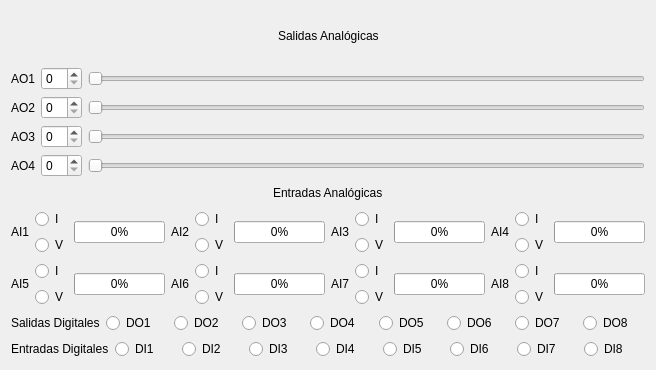
<?xml version="1.0" encoding="UTF-8"?>
<ui version="4.0">
 <class>control</class>
 <widget class="QWidget" name="control">
  <property name="geometry">
   <rect>
    <x>0</x>
    <y>0</y>
    <width>628</width>
    <height>370</height>
   </rect>
  </property>
  <property name="windowTitle">
   <string>Form</string>
  </property>
  <layout class="QGridLayout" name="gridLayout_3">
   <item row="0" column="0">
    <layout class="QHBoxLayout" name="horizontalLayout">
     <item>
      <spacer name="horizontalSpacer_2">
       <property name="orientation">
        <enum>Qt::Horizontal</enum>
       </property>
       <property name="sizeHint" stdset="0">
        <size>
         <width>40</width>
         <height>20</height>
        </size>
       </property>
      </spacer>
     </item>
     <item>
      <widget class="QLabel" name="label_6">
       <property name="text">
        <string>Salidas Analógicas</string>
       </property>
       <property name="textFormat">
        <enum>Qt::AutoText</enum>
       </property>
      </widget>
     </item>
     <item>
      <spacer name="horizontalSpacer">
       <property name="orientation">
        <enum>Qt::Horizontal</enum>
       </property>
       <property name="sizeHint" stdset="0">
        <size>
         <width>40</width>
         <height>20</height>
        </size>
       </property>
      </spacer>
     </item>
    </layout>
   </item>
   <item row="1" column="0">
    <layout class="QGridLayout" name="gridLayout">
     <item row="0" column="0">
      <widget class="QLabel" name="label_2">
       <property name="text">
        <string>AO1</string>
       </property>
      </widget>
     </item>
     <item row="1" column="0">
      <widget class="QLabel" name="label_3">
       <property name="text">
        <string>AO2</string>
       </property>
      </widget>
     </item>
     <item row="3" column="0">
      <widget class="QLabel" name="label_5">
       <property name="text">
        <string>AO4</string>
       </property>
      </widget>
     </item>
     <item row="3" column="2">
      <widget class="QSlider" name="analog_out_slider_4">
       <property name="maximum">
        <number>100</number>
       </property>
       <property name="orientation">
        <enum>Qt::Horizontal</enum>
       </property>
      </widget>
     </item>
     <item row="2" column="0">
      <widget class="QLabel" name="label_4">
       <property name="text">
        <string>AO3</string>
       </property>
      </widget>
     </item>
     <item row="2" column="2">
      <widget class="QSlider" name="analog_out_slider_3">
       <property name="maximum">
        <number>100</number>
       </property>
       <property name="orientation">
        <enum>Qt::Horizontal</enum>
       </property>
      </widget>
     </item>
     <item row="1" column="2">
      <widget class="QSlider" name="analog_out_slider_2">
       <property name="maximum">
        <number>100</number>
       </property>
       <property name="orientation">
        <enum>Qt::Horizontal</enum>
       </property>
      </widget>
     </item>
     <item row="0" column="2">
      <widget class="QSlider" name="analog_out_slider_1">
       <property name="maximum">
        <number>100</number>
       </property>
       <property name="orientation">
        <enum>Qt::Horizontal</enum>
       </property>
      </widget>
     </item>
     <item row="0" column="1">
      <widget class="QSpinBox" name="analog_spinbox_1"/>
     </item>
     <item row="1" column="1">
      <widget class="QSpinBox" name="analog_spinbox_2"/>
     </item>
     <item row="2" column="1">
      <widget class="QSpinBox" name="analog_spinbox_3"/>
     </item>
     <item row="3" column="1">
      <widget class="QSpinBox" name="analog_spinbox_4"/>
     </item>
    </layout>
   </item>
   <item row="2" column="0">
    <layout class="QVBoxLayout" name="verticalLayout_3">
     <item>
      <layout class="QHBoxLayout" name="horizontalLayout_2">
       <item>
        <spacer name="horizontalSpacer_3">
         <property name="orientation">
          <enum>Qt::Horizontal</enum>
         </property>
         <property name="sizeHint" stdset="0">
          <size>
           <width>40</width>
           <height>20</height>
          </size>
         </property>
        </spacer>
       </item>
       <item>
        <widget class="QLabel" name="label">
         <property name="text">
          <string>Entradas Analógicas</string>
         </property>
        </widget>
       </item>
       <item>
        <spacer name="horizontalSpacer_4">
         <property name="orientation">
          <enum>Qt::Horizontal</enum>
         </property>
         <property name="sizeHint" stdset="0">
          <size>
           <width>40</width>
           <height>20</height>
          </size>
         </property>
        </spacer>
       </item>
      </layout>
     </item>
     <item>
      <layout class="QGridLayout" name="gridLayout_2">
       <item row="0" column="2" rowspan="2">
        <widget class="QProgressBar" name="digital_in_5">
         <property name="value">
          <number>0</number>
         </property>
        </widget>
       </item>
       <item row="3" column="11">
        <widget class="QRadioButton" name="radioButton_16">
         <property name="text">
          <string>V</string>
         </property>
        </widget>
       </item>
       <item row="2" column="8">
        <widget class="QRadioButton" name="radioButton_15">
         <property name="text">
          <string>I</string>
         </property>
        </widget>
       </item>
       <item row="3" column="8">
        <widget class="QRadioButton" name="radioButton_14">
         <property name="text">
          <string>V</string>
         </property>
        </widget>
       </item>
       <item row="0" column="6" rowspan="2">
        <widget class="QProgressBar" name="digital_in_6">
         <property name="value">
          <number>0</number>
         </property>
        </widget>
       </item>
       <item row="3" column="5">
        <widget class="QRadioButton" name="radioButton_7">
         <property name="text">
          <string>V</string>
         </property>
        </widget>
       </item>
       <item row="1" column="8">
        <widget class="QRadioButton" name="radioButton_9">
         <property name="text">
          <string>V</string>
         </property>
        </widget>
       </item>
       <item row="2" column="6" rowspan="2">
        <widget class="QProgressBar" name="digital_in_2">
         <property name="value">
          <number>0</number>
         </property>
        </widget>
       </item>
       <item row="0" column="0" rowspan="2">
        <widget class="QLabel" name="label_7">
         <property name="text">
          <string>AI1</string>
         </property>
        </widget>
       </item>
       <item row="0" column="12" rowspan="2">
        <widget class="QProgressBar" name="digital_in_7">
         <property name="value">
          <number>0</number>
         </property>
        </widget>
       </item>
       <item row="1" column="1">
        <widget class="QRadioButton" name="radioButton_2">
         <property name="text">
          <string>V</string>
         </property>
        </widget>
       </item>
       <item row="2" column="5">
        <widget class="QRadioButton" name="radioButton_8">
         <property name="text">
          <string>I</string>
         </property>
        </widget>
       </item>
       <item row="2" column="1">
        <widget class="QRadioButton" name="radioButton_4">
         <property name="text">
          <string>I</string>
         </property>
        </widget>
       </item>
       <item row="0" column="5">
        <widget class="QRadioButton" name="radioButton_6">
         <property name="text">
          <string>I</string>
         </property>
        </widget>
       </item>
       <item row="2" column="2" rowspan="2">
        <widget class="QProgressBar" name="digital_in_1">
         <property name="value">
          <number>0</number>
         </property>
        </widget>
       </item>
       <item row="1" column="5">
        <widget class="QRadioButton" name="radioButton_5">
         <property name="text">
          <string>V</string>
         </property>
        </widget>
       </item>
       <item row="0" column="11">
        <widget class="QRadioButton" name="radioButton_12">
         <property name="text">
          <string>I</string>
         </property>
        </widget>
       </item>
       <item row="0" column="7" rowspan="2">
        <widget class="QLabel" name="label_9">
         <property name="text">
          <string>AI3</string>
         </property>
        </widget>
       </item>
       <item row="1" column="11">
        <widget class="QRadioButton" name="radioButton_13">
         <property name="text">
          <string>V</string>
         </property>
        </widget>
       </item>
       <item row="2" column="11">
        <widget class="QRadioButton" name="radioButton_10">
         <property name="text">
          <string>I</string>
         </property>
        </widget>
       </item>
       <item row="0" column="1">
        <widget class="QRadioButton" name="radioButton">
         <property name="text">
          <string>I</string>
         </property>
        </widget>
       </item>
       <item row="2" column="12" rowspan="2">
        <widget class="QProgressBar" name="digital_in_3">
         <property name="value">
          <number>0</number>
         </property>
        </widget>
       </item>
       <item row="0" column="9" rowspan="2">
        <widget class="QProgressBar" name="digital_in_8">
         <property name="value">
          <number>0</number>
         </property>
        </widget>
       </item>
       <item row="2" column="9" rowspan="2">
        <widget class="QProgressBar" name="digital_in_4">
         <property name="value">
          <number>0</number>
         </property>
        </widget>
       </item>
       <item row="3" column="1">
        <widget class="QRadioButton" name="radioButton_3">
         <property name="text">
          <string>V</string>
         </property>
        </widget>
       </item>
       <item row="0" column="8">
        <widget class="QRadioButton" name="radioButton_11">
         <property name="text">
          <string>I</string>
         </property>
        </widget>
       </item>
       <item row="0" column="10" rowspan="2">
        <widget class="QLabel" name="label_10">
         <property name="text">
          <string>AI4</string>
         </property>
        </widget>
       </item>
       <item row="0" column="3" rowspan="2" colspan="2">
        <widget class="QLabel" name="label_8">
         <property name="text">
          <string>AI2</string>
         </property>
        </widget>
       </item>
       <item row="2" column="0" rowspan="2">
        <widget class="QLabel" name="label_11">
         <property name="text">
          <string>AI5</string>
         </property>
        </widget>
       </item>
       <item row="2" column="3" rowspan="2" colspan="2">
        <widget class="QLabel" name="label_12">
         <property name="text">
          <string>AI6</string>
         </property>
        </widget>
       </item>
       <item row="2" column="7" rowspan="2">
        <widget class="QLabel" name="label_13">
         <property name="text">
          <string>AI7</string>
         </property>
        </widget>
       </item>
       <item row="2" column="10" rowspan="2">
        <widget class="QLabel" name="label_14">
         <property name="text">
          <string>AI8</string>
         </property>
        </widget>
       </item>
      </layout>
     </item>
    </layout>
   </item>
   <item row="3" column="0">
    <layout class="QHBoxLayout" name="horizontalLayout_4">
     <item>
      <widget class="QLabel" name="label_digital_out">
       <property name="text">
        <string>Salidas Digitales</string>
       </property>
      </widget>
     </item>
     <item>
      <widget class="QRadioButton" name="digital_out_1">
       <property name="text">
        <string>DO1</string>
       </property>
      </widget>
     </item>
     <item>
      <widget class="QRadioButton" name="digital_out_2">
       <property name="text">
        <string>DO2</string>
       </property>
      </widget>
     </item>
     <item>
      <widget class="QRadioButton" name="digital_out_3">
       <property name="text">
        <string>DO3</string>
       </property>
      </widget>
     </item>
     <item>
      <widget class="QRadioButton" name="digital_out_4">
       <property name="text">
        <string>DO4</string>
       </property>
      </widget>
     </item>
     <item>
      <widget class="QRadioButton" name="digital_out_5">
       <property name="text">
        <string>DO5</string>
       </property>
      </widget>
     </item>
     <item>
      <widget class="QRadioButton" name="digital_out_6">
       <property name="text">
        <string>DO6</string>
       </property>
      </widget>
     </item>
     <item>
      <widget class="QRadioButton" name="digital_out_7">
       <property name="text">
        <string>DO7</string>
       </property>
      </widget>
     </item>
     <item>
      <widget class="QRadioButton" name="digital_out_8">
       <property name="text">
        <string>DO8</string>
       </property>
      </widget>
     </item>
    </layout>
   </item>
   <item row="4" column="0">
    <layout class="QHBoxLayout" name="horizontalLayout_3">
     <item>
      <widget class="QLabel" name="label_digital_out_2">
       <property name="text">
        <string>Entradas Digitales</string>
       </property>
      </widget>
     </item>
     <item>
      <widget class="QRadioButton" name="digital_out_9">
       <property name="text">
        <string>DI1</string>
       </property>
      </widget>
     </item>
     <item>
      <widget class="QRadioButton" name="digital_out_10">
       <property name="text">
        <string>DI2</string>
       </property>
      </widget>
     </item>
     <item>
      <widget class="QRadioButton" name="digital_out_11">
       <property name="text">
        <string>DI3</string>
       </property>
      </widget>
     </item>
     <item>
      <widget class="QRadioButton" name="digital_out_12">
       <property name="text">
        <string>DI4</string>
       </property>
      </widget>
     </item>
     <item>
      <widget class="QRadioButton" name="digital_out_13">
       <property name="text">
        <string>DI5</string>
       </property>
      </widget>
     </item>
     <item>
      <widget class="QRadioButton" name="digital_out_14">
       <property name="text">
        <string>DI6</string>
       </property>
      </widget>
     </item>
     <item>
      <widget class="QRadioButton" name="digital_out_15">
       <property name="text">
        <string>DI7</string>
       </property>
      </widget>
     </item>
     <item>
      <widget class="QRadioButton" name="digital_out_16">
       <property name="text">
        <string>DI8</string>
       </property>
      </widget>
     </item>
    </layout>
   </item>
  </layout>
 </widget>
 <resources/>
 <connections>
  <connection>
   <sender>analog_spinbox_1</sender>
   <signal>valueChanged(int)</signal>
   <receiver>analog_out_slider_1</receiver>
   <slot>setValue(int)</slot>
   <hints>
    <hint type="sourcelabel">
     <x>65</x>
     <y>56</y>
    </hint>
    <hint type="destinationlabel">
     <x>181</x>
     <y>50</y>
    </hint>
   </hints>
  </connection>
  <connection>
   <sender>analog_out_slider_1</sender>
   <signal>valueChanged(int)</signal>
   <receiver>analog_spinbox_1</receiver>
   <slot>setValue(int)</slot>
   <hints>
    <hint type="sourcelabel">
     <x>248</x>
     <y>52</y>
    </hint>
    <hint type="destinationlabel">
     <x>64</x>
     <y>51</y>
    </hint>
   </hints>
  </connection>
  <connection>
   <sender>analog_spinbox_2</sender>
   <signal>valueChanged(int)</signal>
   <receiver>analog_out_slider_2</receiver>
   <slot>setValue(int)</slot>
   <hints>
    <hint type="sourcelabel">
     <x>55</x>
     <y>78</y>
    </hint>
    <hint type="destinationlabel">
     <x>206</x>
     <y>82</y>
    </hint>
   </hints>
  </connection>
  <connection>
   <sender>analog_out_slider_2</sender>
   <signal>valueChanged(int)</signal>
   <receiver>analog_spinbox_2</receiver>
   <slot>setValue(int)</slot>
   <hints>
    <hint type="sourcelabel">
     <x>254</x>
     <y>80</y>
    </hint>
    <hint type="destinationlabel">
     <x>56</x>
     <y>79</y>
    </hint>
   </hints>
  </connection>
  <connection>
   <sender>analog_spinbox_3</sender>
   <signal>valueChanged(int)</signal>
   <receiver>analog_out_slider_3</receiver>
   <slot>setValue(int)</slot>
   <hints>
    <hint type="sourcelabel">
     <x>49</x>
     <y>106</y>
    </hint>
    <hint type="destinationlabel">
     <x>192</x>
     <y>110</y>
    </hint>
   </hints>
  </connection>
  <connection>
   <sender>analog_out_slider_3</sender>
   <signal>valueChanged(int)</signal>
   <receiver>analog_spinbox_3</receiver>
   <slot>setValue(int)</slot>
   <hints>
    <hint type="sourcelabel">
     <x>272</x>
     <y>108</y>
    </hint>
    <hint type="destinationlabel">
     <x>70</x>
     <y>107</y>
    </hint>
   </hints>
  </connection>
  <connection>
   <sender>analog_spinbox_4</sender>
   <signal>valueChanged(int)</signal>
   <receiver>analog_out_slider_4</receiver>
   <slot>setValue(int)</slot>
   <hints>
    <hint type="sourcelabel">
     <x>53</x>
     <y>135</y>
    </hint>
    <hint type="destinationlabel">
     <x>187</x>
     <y>136</y>
    </hint>
   </hints>
  </connection>
  <connection>
   <sender>analog_out_slider_4</sender>
   <signal>valueChanged(int)</signal>
   <receiver>analog_spinbox_4</receiver>
   <slot>setValue(int)</slot>
   <hints>
    <hint type="sourcelabel">
     <x>246</x>
     <y>139</y>
    </hint>
    <hint type="destinationlabel">
     <x>64</x>
     <y>136</y>
    </hint>
   </hints>
  </connection>
 </connections>
</ui>
